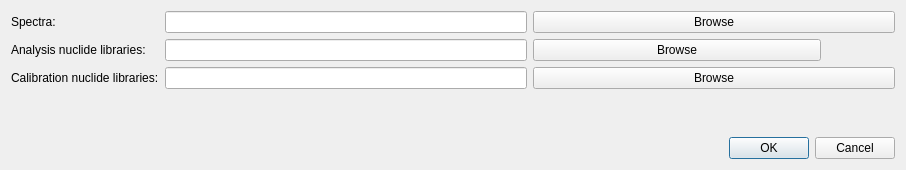
<?xml version="1.0" encoding="UTF-8"?>
<ui version="4.0">
 <class>DirectoriesDlg</class>
 <widget class="QDialog" name="DirectoriesDlg">
  <property name="geometry">
   <rect>
    <x>0</x>
    <y>0</y>
    <width>906</width>
    <height>170</height>
   </rect>
  </property>
  <property name="windowTitle">
   <string>Dialog</string>
  </property>
  <layout class="QGridLayout" name="gridLayout">
   <item row="0" column="0">
    <widget class="QLabel" name="label">
     <property name="text">
      <string>Spectra:</string>
     </property>
    </widget>
   </item>
   <item row="0" column="1">
    <widget class="QLineEdit" name="leSelectedSpectraDir"/>
   </item>
   <item row="0" column="2">
    <widget class="QPushButton" name="pbSelectSpectraDir">
     <property name="maximumSize">
      <size>
       <width>16777215</width>
       <height>27</height>
      </size>
     </property>
     <property name="text">
      <string>Browse</string>
     </property>
    </widget>
   </item>
   <item row="1" column="0">
    <widget class="QLabel" name="label_2">
     <property name="text">
      <string>Analysis nuclide libraries:</string>
     </property>
    </widget>
   </item>
   <item row="1" column="1">
    <widget class="QLineEdit" name="leSelectedAnalysisNucLibDir"/>
   </item>
   <item row="1" column="2">
    <widget class="QPushButton" name="pbSelectAnalysisNucLibDir">
     <property name="maximumSize">
      <size>
       <width>288</width>
       <height>16777215</height>
      </size>
     </property>
     <property name="text">
      <string>Browse</string>
     </property>
    </widget>
   </item>
   <item row="2" column="0">
    <widget class="QLabel" name="label_3">
     <property name="text">
      <string>Calibration nuclide libraries:</string>
     </property>
    </widget>
   </item>
   <item row="2" column="1">
    <widget class="QLineEdit" name="leSelectedCalibNucLibDir"/>
   </item>
   <item row="2" column="2">
    <widget class="QPushButton" name="pbSelectCalibNucLibDir">
     <property name="text">
      <string>Browse</string>
     </property>
    </widget>
   </item>
   <item row="3" column="1">
    <spacer name="verticalSpacer">
     <property name="orientation">
      <enum>Qt::Vertical</enum>
     </property>
     <property name="sizeHint" stdset="0">
      <size>
       <width>20</width>
       <height>308</height>
      </size>
     </property>
    </spacer>
   </item>
   <item row="4" column="2">
    <widget class="QDialogButtonBox" name="buttonBox">
     <property name="orientation">
      <enum>Qt::Horizontal</enum>
     </property>
     <property name="standardButtons">
      <set>QDialogButtonBox::Cancel|QDialogButtonBox::Ok</set>
     </property>
    </widget>
   </item>
  </layout>
 </widget>
 <resources/>
 <connections>
  <connection>
   <sender>buttonBox</sender>
   <signal>accepted()</signal>
   <receiver>DirectoriesDlg</receiver>
   <slot>accept()</slot>
   <hints>
    <hint type="sourcelabel">
     <x>248</x>
     <y>254</y>
    </hint>
    <hint type="destinationlabel">
     <x>157</x>
     <y>274</y>
    </hint>
   </hints>
  </connection>
  <connection>
   <sender>buttonBox</sender>
   <signal>rejected()</signal>
   <receiver>DirectoriesDlg</receiver>
   <slot>reject()</slot>
   <hints>
    <hint type="sourcelabel">
     <x>316</x>
     <y>260</y>
    </hint>
    <hint type="destinationlabel">
     <x>286</x>
     <y>274</y>
    </hint>
   </hints>
  </connection>
 </connections>
</ui>
